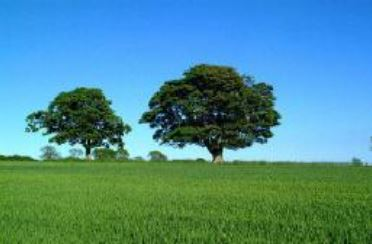
%> input picture GrayscaleImageColoring/Reinhard/colorImage05.jpg, 372 x 244 px
$ octave Reinhard.m   (GNU Octave 9; MATLAB toolbox functions it lacks are replaced by stand-ins)
%> lines starting %> are read from the running program, lines starting %| are printed output that depends on the picture
%++++++++++++++++++++++++++++++++++++++++++++++++++++++++++++++++++++++++++
%++++++++++++++++++++++++Reinhard算法++++++++++++++++++++++++++++++
%++++++++++++++++++++++++++++++++++++++++++++++++++++++++++++++++++++++++++
%=========================打开参考文件==============
clc
clear
Ref=double(imread('colorImage05.jpg'));

RefR=Ref(:,:,1);
RefG=Ref(:,:,2);
RefB=Ref(:,:,3);
%=========================打开源文件==============
Sou=double(imread('desImage05.jpg'));
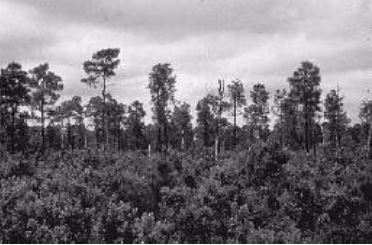
%> input picture GrayscaleImageColoring/Reinhard/desImage05.jpg, 372 x 245 px
SouR=Sou(:,:,1);
SouG=Sou(:,:,2);
SouB=Sou(:,:,3);
%+++++++++++++++++++++++++++++++++++++++++++++++++++++++++++++++++++++++++
imshow(imread('colorImage05.jpg'));
figure;
imshow(imread('desImage05.jpg'));
figure;
%++++++++++++++++++++++++++转换到lab空间+++++++++++++++++++++++++++++++++++
%+++++++++++++++++++++++++++++++++++++++++++++++++++++++++++++++++++++++++
%===============================定义转换函数===============================
con1=[0.3811,0.5783,0.0402;
      0.1967,0.7244,0.0782;
      0.0241,0.1288,0.8444];
con2=[1 1 1;1 1 -2;1 -1 0];
con3=[1/sqrt(3) 0 0;0 1/sqrt(6) 0;0 0 1/sqrt(2)];
%============================参考图像转到lab空间============================
[width,height,depth]=size(Ref);
%> width = 244; height = 372; depth = 3
l1=zeros(width,height);
alpha1=zeros(width,height);
beta1=zeros(width,height);
%================转到LMS==============%
L1=zeros(width,height);
M1=zeros(width,height);
S1=zeros(width,height);
for i=1:width
    for j=1:height
        m=con1*[RefR(i,j);RefG(i,j);RefB(i,j)];
        L1(i,j)=m(1);
        M1(i,j)=m(2);
        S1(i,j)=m(3);
    end
end
%================取LMS对数============%
L1=log10(L1);
M1=log10(M1);
S1=log10(S1);
%==============转至lab空间============%
for i=1:width
    for j=1:height
        m=con3*con2*[L1(i,j);M1(i,j);S1(i,j)];
        l1(i,j)=m(1);
        alpha1(i,j)=m(2);
        beta1(i,j)=m(3);
    end
end

pic = cat(3,l1,alpha1,beta1);
imshow(pic);
%=============================源图像转到lab空间============================
[wid,hei,dep]=size(Sou);
%> wid = 245; hei = 372; dep = 3
l2=zeros(wid,hei);
alpha2=zeros(wid,hei);
beta2=zeros(wid,hei);
%================中转到LMS==============%
L2=zeros(wid,hei);
M2=zeros(wid,hei);
S2=zeros(wid,hei);
for i=1:wid
    for j=1:hei
        m=con1*[SouR(i,j);SouG(i,j);SouB(i,j)];
        L2(i,j)=m(1);
        M2(i,j)=m(2);
        S2(i,j)=m(3);
    end
end
%===============取LMS对数=============%
L2=log10(L2);
M2=log10(M2);
S2=log10(S2);
%==============转至lab空间============%
for i=1:wid
    for j=1:hei
        m=con3*con2*[L2(i,j);M2(i,j);S2(i,j)];
        l2(i,j)=m(1);
        alpha2(i,j)=m(2);
        beta2(i,j)=m(3);
    end
end
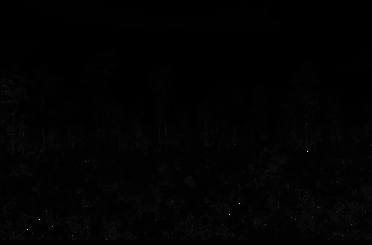
%> beta2: size 245x372 double; min 9.22e-05, max 0.105, mean 0.00115; drawn with min black and max white
%+++++++++++++++++++++++++++++++++++++++++++++++++++++++++++++++++++++++++
%++++++++++++++++++++++++++++在lab空间进行改变+++++++++++++++++++++++++++++
%+++++++++++++++++++++++++++++++++++++++++++++++++++++++++++++++++++++++++
%=========================求取参考图像各种均值===========================
lm1=mean(mean(l1));
%> lm1 = 3.54
am1=mean(mean(alpha1));
%> am1 = 0.0175
bm1=mean(mean(beta1));
%> bm1 = -0.0289
%=========================求取源图像各种均值===========================
lm2=mean(mean(l2));
%> lm2 = 3.43
am2=mean(mean(alpha2));
%> am2 = -0.0078
bm2=mean(mean(beta2));
%> bm2 = 0.00115
%=========================求取参考图像各种标准方差===========================
sigm1=0;
for i=1:width
    for j=1:height
        sigm1=sigm1+(l1(i,j)-lm1)^2;
    end
end
%> after the loop, sigm1 = 18193.5

sigm1=sqrt(sigm1);
%> sigm1 = 134.9
sigm2=0;
for i=1:width
    for j=1:height
        sigm2=sigm2+(alpha1(i,j)-am1)^2;
    end
end
%> after the loop, sigm2 = 3520.7
sigm2=sqrt(sigm2);
%> sigm2 = 59.34
sigm3=0;
for i=1:width
    for j=1:height
        sigm3=sigm3+(beta1(i,j)-bm1)^2;
    end
end
%> after the loop, sigm3 = 21.74
sigm3=sqrt(sigm3);
%> sigm3 = 4.66
%==========================求取源图像各种标准方差============================
sigm11=0;
for i=1:wid
    for j=1:hei
        sigm11=sigm11+(l2(i,j)-lm2)^2;
    end
end
%> after the loop, sigm11 = 26619.1
sigm11=sqrt(sigm11);
%> sigm11 = 163.2
sigm22=0;
for i=1:wid
    for j=1:hei
        sigm22=sigm22+(alpha2(i,j)-am2)^2;
    end
end
%> after the loop, sigm22 = 6.41
sigm22=sqrt(sigm22);
%> sigm22 = 2.53
sigm33=0;
for i=1:wid
    for j=1:hei
        sigm33=sigm33+(beta2(i,j)-bm2)^2;
    end
end
%> after the loop, sigm33 = 0.123
sigm33=sqrt(sigm33);
%> sigm33 = 0.351
%++++++++++++++++++++++++++++++++++++++++++++++++++++++++++++++++++++++++++
%+++++++++++++++++++++++++++++求取目标图像的lab+++++++++++++++++++++++++++++++++++
%++++++++++++++++++++++++++++++++++++++++++++++++++++++++++++++++++++++++++
l3=zeros(wid,hei);
alpha3=zeros(wid,hei);
beta3=zeros(wid,hei);
for i=1:wid
    for j=1:hei
        l3(i,j)=(l2(i,j)-lm2)*sigm1/sigm11+lm1;
        alpha3(i,j)=(alpha2(i,j)-am2)*sigm2/sigm22+am1;
        beta3(i,j)=(beta2(i,j)-bm2)*sigm3/sigm33+bm1;
    end
end
%++++++++++++++++++++++++++++++++++++++++++++++++++++++++++++++++++++++++++
%+++++++++++++++++++++++++++++++反变换到LMS++++++++++++++++++++++++++++++++++++
%++++++++++++++++++++++++++++++++++++++++++++++++++++++++++++++++++++++++++


L3=zeros(wid,hei);
M3=zeros(wid,hei);
S3=zeros(wid,hei);
for i=1:wid
    for j=1:hei
        m=inv(con3*con2)*[l3(i,j);alpha3(i,j);beta3(i,j)];
        L3(i,j)=m(1);
        M3(i,j)=m(2);
        S3(i,j)=m(3);
    end
end
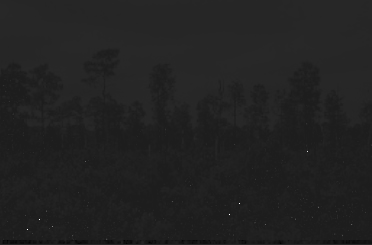
%> S3: size 245x372 double; min 0.804, max 9.89, mean 2.03; drawn with min black and max white
%==================================LMS取指数===============================
L3=power(10,L3);
M3=power(10,M3);
S3=power(10,S3);
%++++++++++++++++++++++++++++++++++++++++++++++++++++++++++++++++++++++++++
%++++++++++++++++++++++++++++++转换到RGB++++++++++++++++++++++++++++++++++++++
%++++++++++++++++++++++++++++++++++++++++++++++++++++++++++++++++++++++++++
TarR=zeros(wid,hei);
TarG=zeros(wid,hei);
TarB=zeros(wid,hei);
for i=1:wid
    for j=1:hei
        m=inv(con1)*[L3(i,j);M3(i,j);S3(i,j)];
        TarR(i,j)=m(1);
        if TarR(i,j)>255
           TarR(i,j)=255;
        elseif TarR(i,j)<0
           TarR(i,j)=0;
        end
        TarG(i,j)=m(2);
        if TarG(i,j)>255
           TarG(i,j)=255;
        elseif TarG(i,j)<0
           TarG(i,j)=0;
        end
        TarB(i,j)=m(3);
        if TarB(i,j)>255
           TarB(i,j)=255;
        elseif TarB(i,j)<0
           TarB(i,j)=0;
        end
    end
end
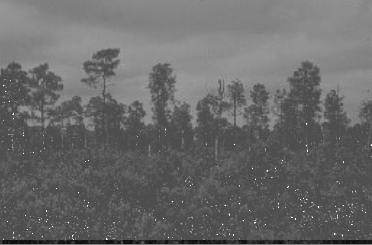
%> TarB: size 245x372 double; min 5.02, max 255, mean 105.5
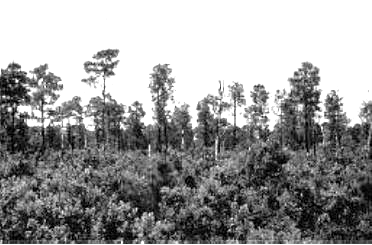
%> TarG: size 245x372 double; min 0, max 255, mean 155.3
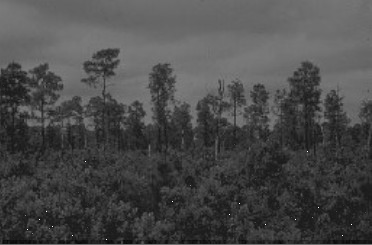
%> TarR: size 245x372 double; min 4.52, max 255, mean 74.2
Tar=uint8(cat(3,TarR,TarG,TarB));
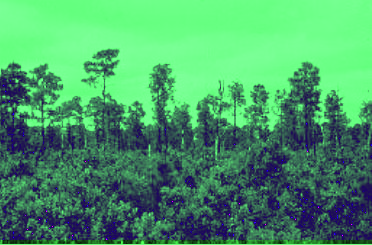
%> Tar: size 245x372x3 uint8; mean R, G, B 74.2, 155.4, 105.5
imshow(Tar);
